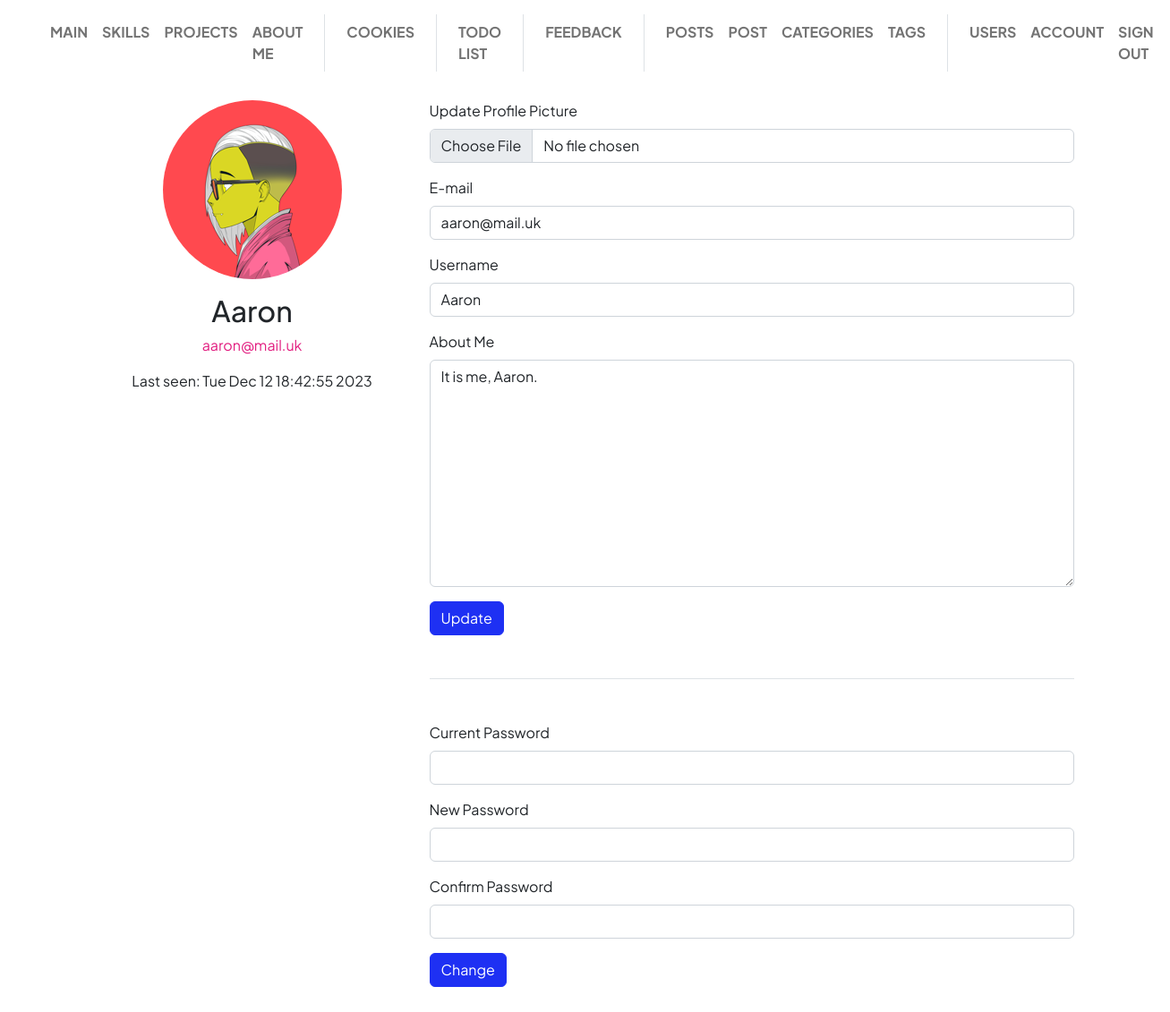
/user/account (signed in), run on the app's committed database.
### app/user/models.py (models this page shows, shortened)
class User(db.Model, UserMixin):
    __tablename__ = "user"
    id = Column(Integer, primary_key=True)
    username = Column(String(20), unique=True, nullable=False)
    email = Column(String(120), unique=True, nullable=False)
    image_file = Column(String(20), nullable=False, default="default.jpg")
    about_me = Column(String(512), nullable=True, default="")
    last_seen = Column(DateTime(True), nullable=True)
    password_hash = Column(String(128))
    @property
    def image_filename(self):
        return "upload/avatars/" + self.image_file
    @property
    def password(self):
        """
        Password cannot be accessed
        """
        raise AttributeError("password is not a readable attribute")

### app/user/views.py (the view, shortened to what this page needs)
@user_blueprint.route('/account', methods=["GET", "POST"])
@login_required
def account():
    action = request.args.get("action", "")
    form = UpdateAccountForm()
    change_password_form = ChangePasswordForm()
    if action != "update_profile" or request.method == "GET":
        form.username.data = current_user.username
        form.email.data = current_user.email
        form.about_me.data = current_user.about_me
    return render_template("user/account.html", form=form, change_password_form=change_password_form)

### app/user/forms.py (shortened to what this page needs)
class UpdateAccountForm(FlaskForm):
    username = StringField("Username",
                           validators=[
                               DataRequired(message="Username is required"),
                               Length(min=4, max=20),
                               Regexp('^[A-Za-z][A-Za-z0-9_.]*$', 0,
                                      'Username must have only '
                                      'letters, numbers, dots '
                                      'or underscores'),
                           ])
    email = EmailField("E-mail",
                       validators=[
                           Length(max=120),
                           Email(message="Incorrect e-mail"),
                           DataRequired(message="E-mail is required"),
                       ])
    picture = FileField("Update Profile Picture",
                        validators=[
                            FileAllowed(["jpg", "png"])
                        ])
    about_me = TextAreaField("About Me",
                             validators=[
                                 Length(max=512),
                             ])
    submit = SubmitField("Update")

class ChangePasswordForm(FlaskForm):
    current_password = PasswordField("Current Password", id="current-password", name="current-password",
                                     validators=[
                                         DataRequired("Required"),
                                         Length(min=6, max=60)
                                     ])
    new_password = PasswordField("New Password", id="new-password", name="new-password",
                                 validators=[
                                     DataRequired("Required"),
                                     Length(min=6, max=60),
                                     EqualTo("confirm_password", "Passwords must match")
                                 ])
    confirm_password = PasswordField("Confirm Password", id="confirm-password", name="confirm-password",
                                     validators=[
                                         DataRequired("Required"),
                                         Length(min=6, max=60),
                                         EqualTo("new_password", "Passwords must match")
                                     ])
    submit = SubmitField("Change")

### app/base/menu.py (called while the page is built)
@base_blueprint.app_context_processor
def inject_menu():
    return dict(menu=__menu__.__iter__(), menu_separator=__separator__)

### app/user/templates/user/account.html (shortened to what this page needs)
{% extends "base/base.html" %}
{% from "base/macros.html" import render_field %}
{% block page_body %}
  <div class="container">
    <div class="row">
      <div class="col-4 text-center">
        <div class="w-100 position-sticky fix-offset-top">
          <img class="rounded-circle user-avatar mb-3" src="{{ url_for('.static', filename=current_user.image_filename) }}"/>
          <h2 class="account-heading">{{ current_user.username }}</h2>
          <p class="text-secondary">{{ current_user.email }}</p>
          <p>Last seen: {{ current_user.last_seen.ctime() }}</p>
        </div>
      </div>
      <div class="col-8 pb-5">
        <form method="POST" action="?action=update_profile" enctype="multipart/form-data" novalidate>
          {{ render_field(form.picture) }}
          {{ render_field(form.email) }}
          {{ render_field(form.username) }}
          {{ render_field(form.about_me) }}
          {{ render_field(form.submit) }}
        </form>
        <div class="border-top my-5"></div>
        <form method="POST" action="?action=change_password" enctype="multipart/form-data" novalidate>
          {{ render_field(change_password_form.current_password) }}
          {{ render_field(change_password_form.new_password) }}
          {{ render_field(change_password_form.confirm_password) }}
          {{ render_field(change_password_form.submit) }}
        </form>
      </div>
    </div>
  </div>
{% endblock %}

### app/base/templates/base/macros.html (shortened to what this page needs)
{% macro render_field(field) %}
  {% if field.type == 'StringField' or field.type == 'EmailField' or field.type == 'PasswordField' or field.type == 'FileField' %}
    {{ render_text_input(field) }}
  {% elif field.type == 'TextAreaField' %}
    {{ render_text_area(field) }}
  {% elif field.type == 'SelectField' or field.type == 'SelectMultipleField' %}
    {{ render_select(field) }}
  {% elif field.type == 'BooleanField' %}
    {{ render_checkbox(field) }}
  {% elif field.type == 'SubmitField' %}
    {{ render_submit(field) }}
  {% endif %}
{% endmacro %}
{% macro render_text_input(field) %}
  <div class="mb-3">
    <label for="{{ field.id }}" class="form-label"> {{ field.label.text }} </label>
    <div class="input-group has-validation">
      <input
        type="{% if field.type == 'StringField' %}text{% elif field.type == 'PasswordField' %}password{% elif field.type == 'FileField' %}file{% endif %}"
        class="form-control {% if field.errors.__len__() > 0 %} is-invalid {% endif %}"
        name="{{ field.name }}"
        id="{{ field.id }}"
        {% if field.type != 'PasswordField' and field.type != 'FileField' %}
          value="{{ field.data if field.data else "" }}"
        {% endif %}
        aria-describedby="{{ field.id }}-feedback"
      />
    </div>
  </div>
{% endmacro %}
{% macro render_text_area(field) %}
  <div class="mb-3">
    <label for="{{ field.id }}" class="form-label"> {{ field.label.text }} </label>
    <div class="input-group has-validation">
      <textarea
        class="form-control {% if field.errors.__len__() > 0 %} is-invalid {% endif %}"
        name="{{ field.name }}"
        id="{{ field.id }}"
        rows="10"
      >{{ field.data if field.data else "" }}</textarea>
    </div>
  </div>
{% endmacro %}
{% macro render_submit(field) %}
  <div class="">
    <input
      class="btn btn-{{ (field.render_kw and field.render_kw.get('category')) or 'primary' }}"
      type="submit"
      id="{{ field.id }}"
      name="{{ field.name }}"
      value="{{ field.label.text }}"
    />
  </div>
{% endmacro %}

### app/base/static/css/custom.css (style rules this page uses)
.user-avatar { width: 200px; height: 200px; }

### data on the page
User: image_file (picture), username "Aaron", email "aaron@mail.uk", last_seen.ctime "Tue Dec 12 18:42:55 2023", about_me "It is me, Aaron."

### other printed values
{{ item.name | upper }} "MAIN" "SKILLS" "PROJECTS" "ABOUT ME" "COOKIES" "TODO LIST" "FEEDBACK" "POSTS" "POST" "CATEGORIES" "TAGS" "USERS" "ACCOUNT" "SIGN OUT"
{{ field.label.text }} "Update Profile Picture E-mail Username Current Password New Password Confirm Password"
{{ field.label.text }} "About Me"
